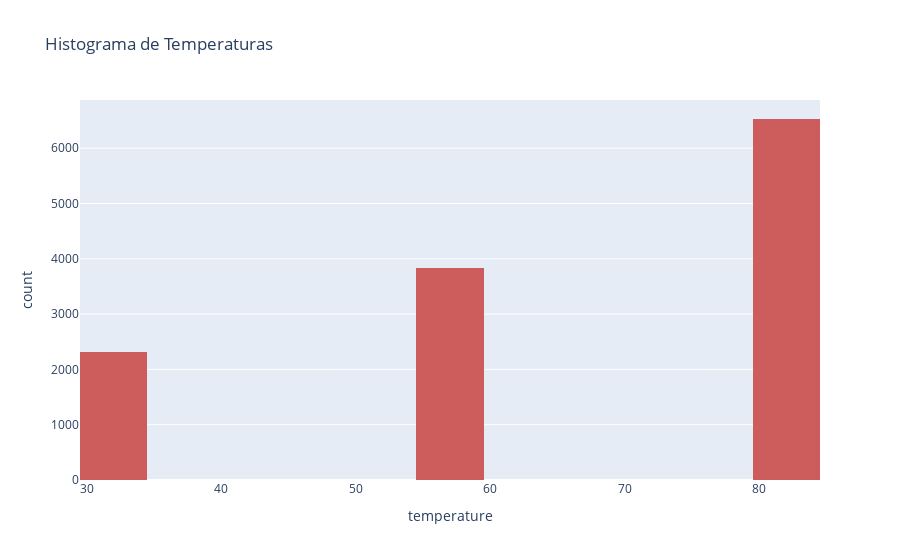

Write notebook code for a chart like this one.
### Code cell
fig1.show()

### Figure 1 — Plotly figure (JSON) as saved in the notebook; plotly's stock layout.template omitted (floating-point values rounded to 4 significant figures; data arrays with more than 128 entries replaced by an {"elided": "..."} marker saying what was removed)
{"data": [{"alignmentgroup": "True", "bingroup": "x", "hovertemplate": "temperature=%{x}<br>count=%{y}<extra></extra>", "legendgroup": "", "marker": {"color": "indianred", "pattern": {"shape": ""}}, "name": "", "nbinsx": 20, "offsetgroup": "", "orientation": "v", "showlegend": false, "type": "histogram", "x": {"elided": "12684 int values"}, "xaxis": "x", "yaxis": "y"}], "layout": {"autosize": true, "barmode": "relative", "legend": {"tracegroupgap": 0}, "title": {"text": "Histograma de Temperaturas"}, "xaxis": {"anchor": "y", "autorange": true, "domain": [0, 1], "range": [29.5, 84.5], "title": {"text": "temperature"}, "type": "linear"}, "yaxis": {"anchor": "x", "autorange": true, "domain": [0, 1], "range": [0, 6872.0], "title": {"text": "count"}}}}
